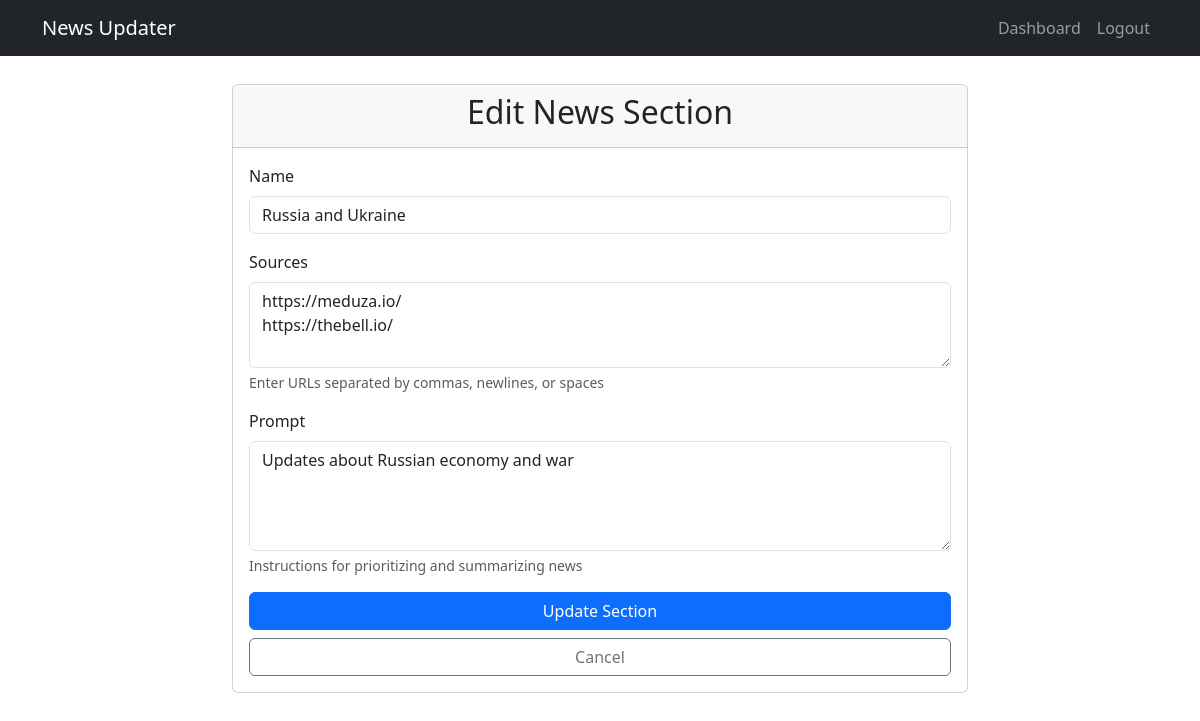
Page /edit-news-section/4/ (signed in) on the committed database.
### news_app/models.py (models this page shows, shortened)
class NewsSection(models.Model):
    user_profile = models.ForeignKey(UserProfile, on_delete=models.CASCADE, related_name='news_sections')
    name = models.CharField(max_length=100)
    sources = models.TextField(help_text="Enter URLs separated by commas, newlines, or spaces")
    prompt = models.TextField(help_text="Instructions for prioritizing and summarizing news")
    created_at = models.DateTimeField(auto_now_add=True)

### news_app/views.py (the view)
# urls.py: path('edit-news-section/<int:section_id>/', views.edit_news_section, name='edit_news_section'),
@login_required
def edit_news_section(request, section_id):
    user_profile = request.user.profile
    news_section = get_object_or_404(NewsSection, id=section_id, user_profile=user_profile)
    if request.method == 'POST':
        form = NewsSectionForm(request.POST, instance=news_section)
        if form.is_valid():
            form.save()
            messages.success(request, 'News section updated successfully!')
            return redirect('dashboard')
    else:
        form = NewsSectionForm(instance=news_section)
    return render(request, 'news_app/edit_news_section.html', {'form': form, 'section': news_section})

### news_app/forms.py
class NewsSectionForm(forms.ModelForm):
    class Meta:
        model = NewsSection
        fields = ('name', 'sources', 'prompt')
        widgets = {
            'prompt': forms.Textarea(attrs={'rows': 4}),
            'sources': forms.Textarea(attrs={'rows': 3, 'placeholder': 'https://example.com, https://another-source.com'}),
        }

### news_app/templatetags/form_tags.py (called while the page is built)
@register.filter(name='add_class')
def add_class(field, css_class):
    return field.as_widget(attrs={"class": css_class})

### templates/news_app/edit_news_section.html (shortened to what this page needs)
{% extends 'base.html' %}
{% load form_tags %}
{% block content %}
<div class="row justify-content-center">
    <div class="col-md-8">
        <div class="card">
            <div class="card-header">
                <h2 class="text-center">Edit News Section</h2>
            </div>
            <div class="card-body">
                <form method="post" novalidate>
                    {% for field in form %}
                        <div class="mb-3">
                            <label for="{{ field.id_for_label }}" class="form-label">{{ field.label }}</label>
                            {{ field|add_class:"form-control" }}
                            {% if field.help_text %}
                                <div class="form-text">{{ field.help_text }}</div>
                            {% endif %}
                        </div>
                    {% endfor %}
                    <div class="d-grid gap-2">
                        <button type="submit" class="btn btn-primary">Update Section</button>
                        <a href="{% url 'dashboard' %}" class="btn btn-outline-secondary">Cancel</a>
                    </div>
                </form>
            </div>
        </div>
    </div>
</div>
{% endblock %}

### templates/base.html (style rules this page uses)
body { padding-top: 60px; padding-bottom: 40px; }

### rows in the picture
NewsSection: form "Russia and Ukraine" "https://meduza.io/ https://thebell.io/" "Updates about Russian economy and war"

### other values in the picture
{{ field.label }} "Name" "Sources" "Prompt"
{{ field.help_text }} "Enter URLs separated by commas, newlines, or spaces" "Instructions for prioritizing and summarizing news"
